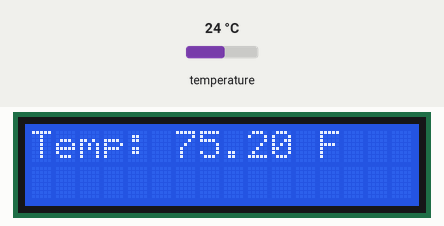
The sketch below on a simulated Arduino Uno, built with avr-gcc and run on an emulated ATmega328P. Shown: 16×2 character LCD. Inputs (shaded band) come from the test bench; at power-on: temperature 24 °C.

Above: at 1.2 s.
1.3 s: temperature set to 12 °C
At 3.6 s:
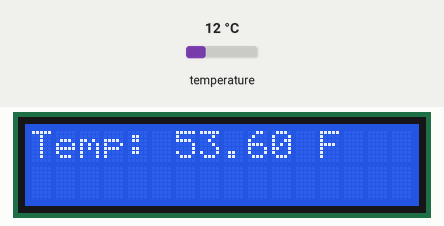
4.1 s: temperature set to 19 °C
At 5.4 s:
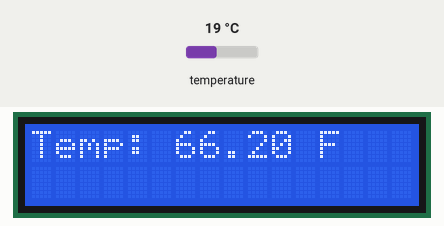
6.6 s: temperature set to 28 °C
At 8.9 s:
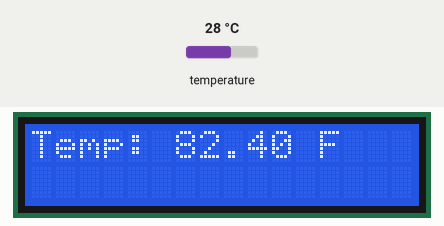
Timing chart, 0 to 10.4 s (numbered marks = the images above; inputs shaded):
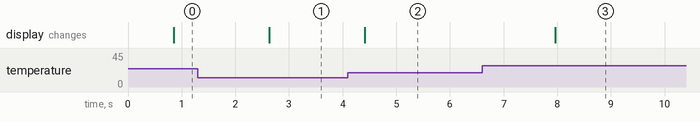

The sketch:

sketch_nov11b.ino
```cpp
#include <OneWire.h>
#include <DallasTemperature.h>
#include <Wire.h>
#include <LiquidCrystal_I2C.h>

// Підключення датчика температури DS18B20
const int oneWireBus = 9;  // Підключення до порту 9
OneWire oneWire(oneWireBus);
DallasTemperature sensors(&oneWire);

// Підключення LCD екрану через PCF8574
LiquidCrystal_I2C lcd(32, 16, 2);

void setup() {
  Serial.begin(9600);

  // Ініціалізація датчика температури
  sensors.begin();

  // Ініціалізація LCD екрану
 lcd.init();
 lcd.backlight();
}

void loop() {
  // Зчитування температури з датчика
  sensors.requestTemperatures();
  float temperatureC = sensors.getTempCByIndex(0);

  // Переведення температури у фаренгейти
  float temperatureF = (temperatureC * 9.0 / 5.0) + 32.0;

  // Виведення температури на LCD екран

  lcd.setCursor(0, 0);
  lcd.print("Temp: ");
  lcd.print(temperatureF);
  lcd.print(" F");

  delay(1000);  // Затримка 1 секунда між вимірюваннями
}
```

Measured:
- after the input at 1.3 s, the display: changes after 1.3 s (image 1)
- after the input at 4.1 s, the display: changes after 0.31 s (image 2)
- after the input at 6.6 s, the display: changes after 1.4 s (image 3)
